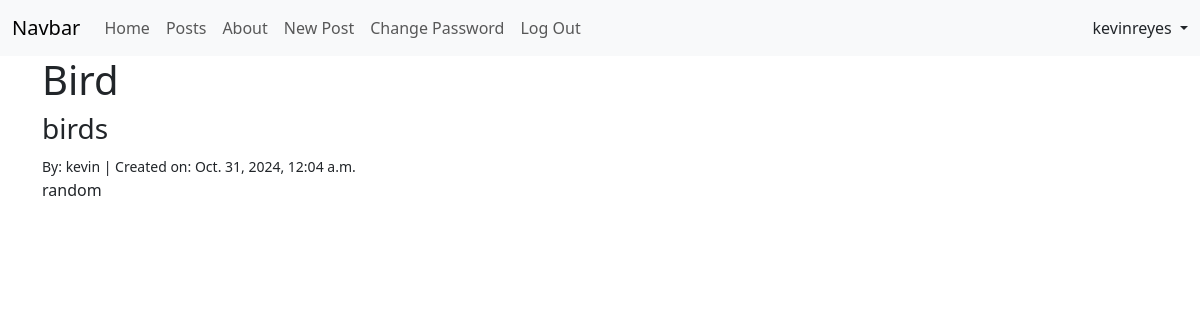
/posts/1/ (signed in), run on the app's committed database.
### posts/models.py (models this page shows, shortened)
class Post(models.Model):
    title = models.CharField(max_length=128)
    subtitle = models.CharField(max_length=256)
    body = models.TextField()
    author = models.ForeignKey(
        get_user_model(),
        on_delete=models.CASCADE,
    )
    status = models.ForeignKey(
        Status,
        on_delete=models.CASCADE
    )
    created_on = models.DateTimeField(auto_now_add=True)

### posts/views.py (the view)
# urls.py: path('<int:pk>/', views.PostDetailView.as_view(), name='detail'),
class PostDetailView(UserPassesTestMixin, DetailView):
    template_name = "posts/detail.html"
    model = Post
    def test_func(self):
        post = self.get_object()
        if post.status.name == "archived":
            if self.request.user.is_authenticated:
                return True
        elif post.status.name == 'draft':
            if self.request.user.is_authenticated:
                return self.request.user == post.author
            return False
        else:
            return True

### templates/posts/detail.html (shortened to what this page needs)
{% extends 'base.html' %}
{% block content %}
<h1>{{ post.title}}</h1>
<h3>{{ post.subtitle}}</h3>
<small>By: {{ post.author }} | Created on: {{ post.created_on}}</small>
<p>{{ post.body}}</p>
{% endblock content %}

### templates/base.html (shortened to what this page needs)
<!DOCTYPE html>
<html lang="en">
  <head>
    <link
      href="https://cdn.jsdelivr.net/npm/bootstrap@5.3.3/dist/css/bootstrap.min.css"
      rel="stylesheet"
    />
  </head>
  <body>
    <nav class="navbar navbar-expand-lg bg-body-tertiary">
      <div class="container-fluid">
        <a class="navbar-brand" href="#">Navbar</a>
        <div class="collapse navbar-collapse" id="navbarNavAltMarkup">
          <div class="navbar-nav me-auto mb-2 mb-lg-0">
            <a class="nav-link" href="{% url 'home' %}">Home</a>
            <a class="nav-link" href="{% url 'list' %}">Posts</a>
            <a class="nav-link" href="{% url 'about' %}">About</a>
            {% if user.is_authenticated %}
            <a class="nav-link" href="{% url 'new' %}">New Post</a>
            <a class="nav-link" href="{% url 'password_change' %}"
              >Change Password</a
            >
            <form method="POST" action="{% url 'logout'%}">
              <input type="submit" class="nav-link" value="Log Out" />
            </form>
            {% else %}
            <a class="nav-link" href="{% url 'login' %}">Log in</a>
            <a class="nav-link" href="{% url 'signup' %}">Sign up</a>
            {% endif %}
          </div>
          {% if user.is_authenticated %}
          <div class="nav-item dropdown d-flex">
            <a
              class="nav-link dropdown-toggle"
              href="#"
              id="navbarDropdown"
              role="button"
              data-bs-toggle="dropdown"
              aria-expanded="false"
            >
              {{user}}
            </a>
          </div>
          {% endif %}
        </div>
      </div>
    </nav>
    <div class="container">{% block content %} {% endblock content %}</div>
  </body>
</html>

### data on the page
Post: title "Bird", subtitle "birds", author "kevin", created_on "Oct. 31, 2024, 12:04 a.m.", body "random"

### other printed values
{{ user }} "kevinreyes"
